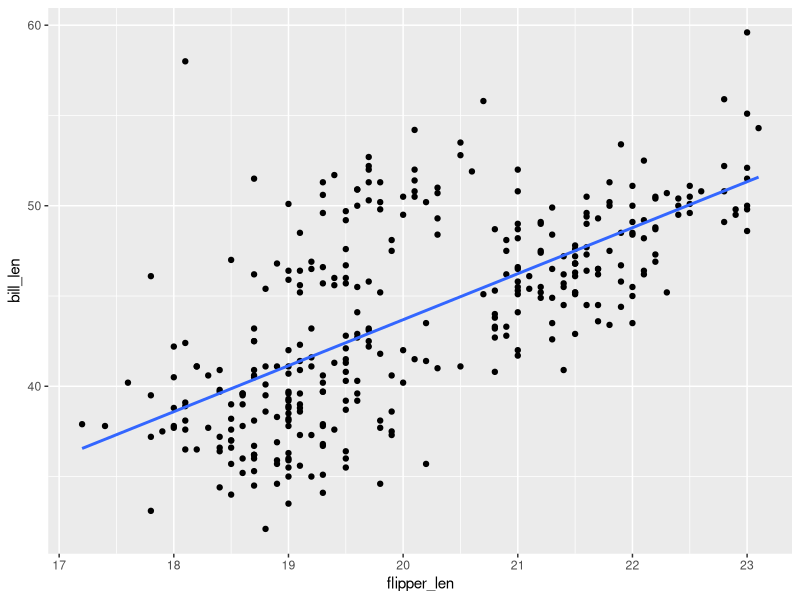
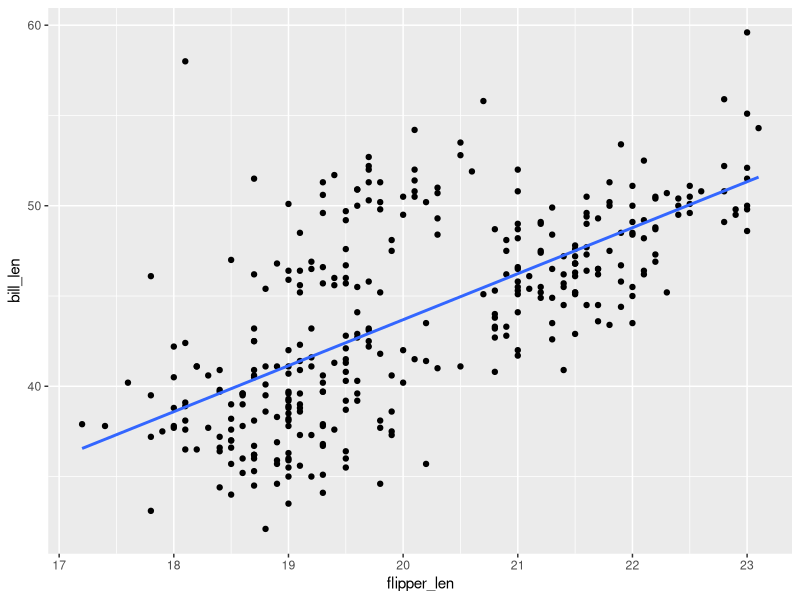
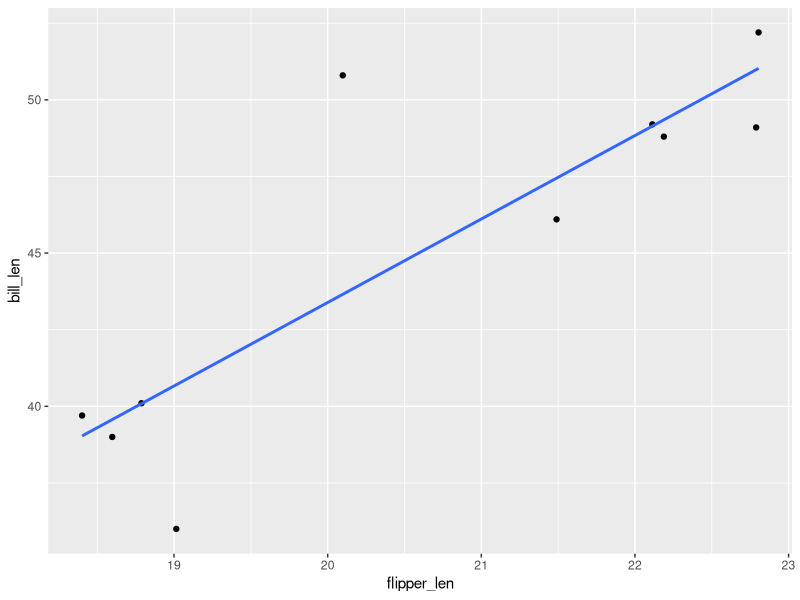
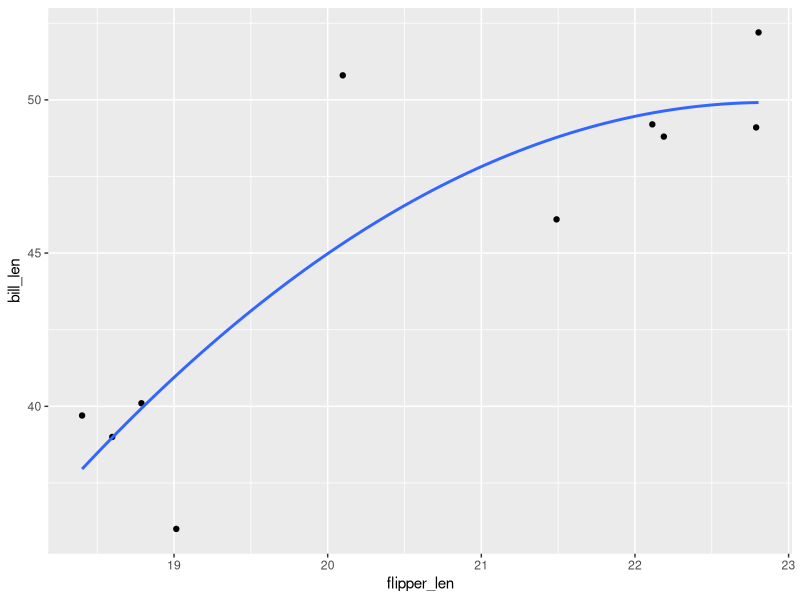
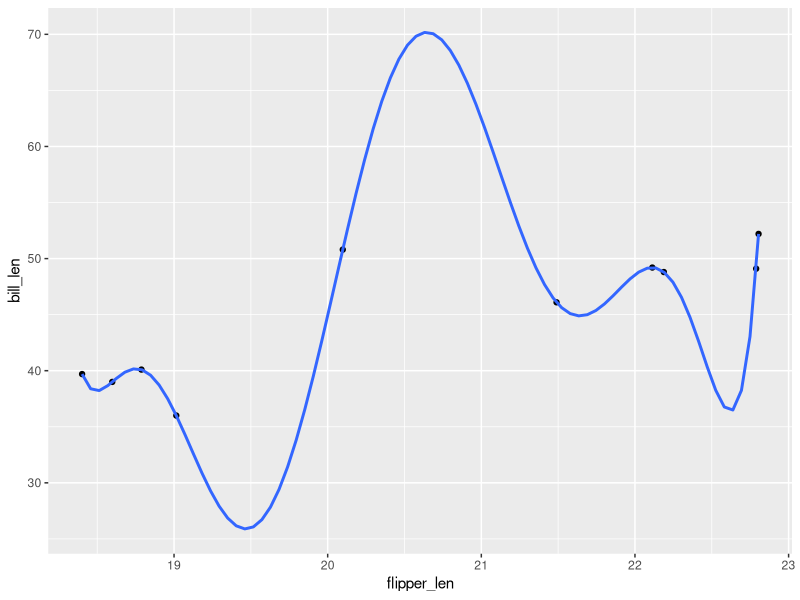
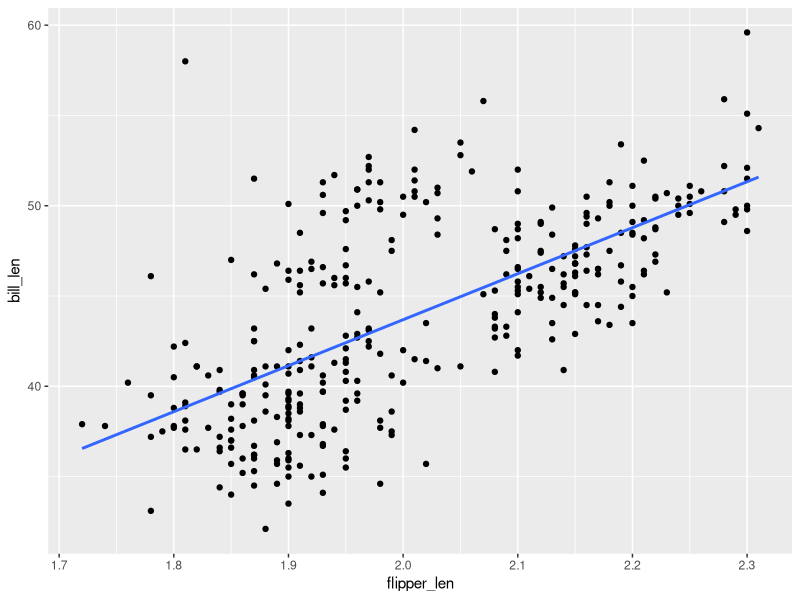
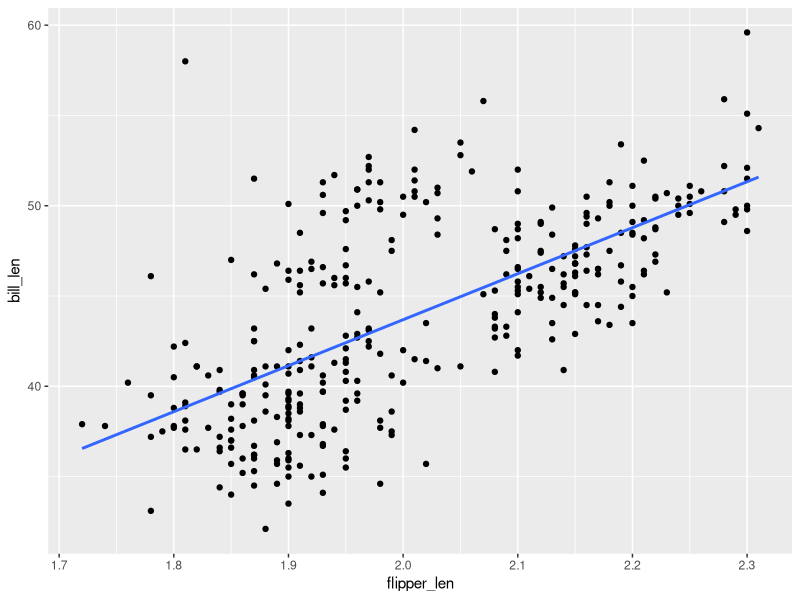
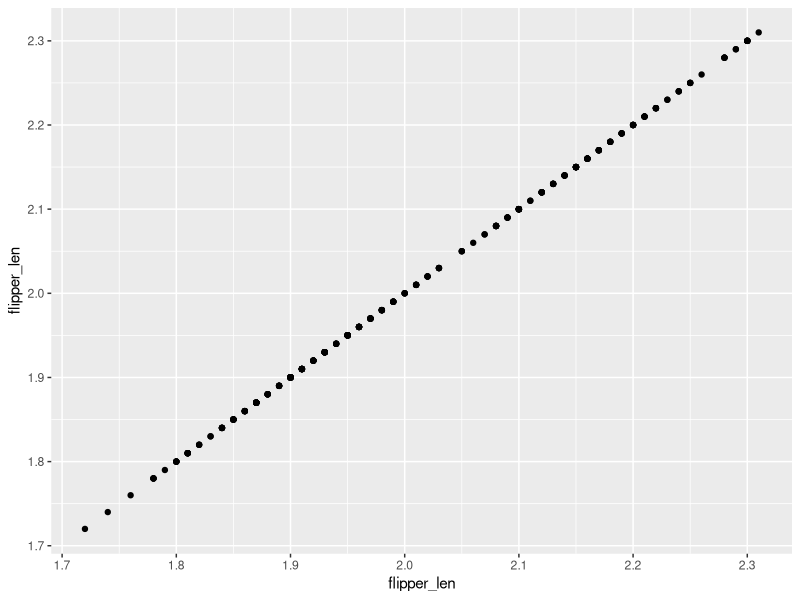

Source code (R) for these figures, in order:
## ---- chunk 1
#| include: false
knitr::opts_chunk$set(
  collapse = TRUE, 
  warning = FALSE,
  message = FALSE,
  error = TRUE,
  fig.height = 2.75, 
  fig.width = 4.25,
  fig.env = 'figure',
  fig.pos = 'h',
  fig.align = 'center')
## ---- chunk 2
# Load packages & data
library(tidyverse)
data(penguins)
## ---- chunk 3
penguins <- penguins %>% 
    mutate(flipper_len = flipper_len / 10)
## ---- chunk 4
penguin_model_1 <- lm(bill_len ~ flipper_len, penguins)
penguin_model_2 <- lm(bill_len ~ flipper_len, penguins)
penguin_model_3 <- lm(bill_len ~ flipper_len + flipper_len, penguins)
penguin_model_4 <- lm(bill_len ~ body_mass, penguins)
penguin_model_5 <- lm(bill_len ~ flipper_len + body_mass, penguins)
## ---- chunk 5
ggplot(penguins, aes(y = bill_len, x = flipper_len)) + 
    geom_point() +
    geom_smooth(method = "lm", se = FALSE)

ggplot(penguins, aes(y = bill_len, x = flipper_len)) + 
    geom_point() +
    geom_smooth(method = "lm", se = FALSE)
## ---- chunk 6
summary(penguin_model_1)$r.squared
summary(penguin_model_2)$r.squared
summary(penguin_model_3)$r.squared
## ---- chunk 7

## ---- chunk 8

## ---- chunk 9
# For illustration purposes only, take a sample of 10 penguins.
# We'll discuss this code later in the course!
set.seed(155)
penguins_small <- sample_n(penguins, size = 10) %>%
  mutate(flipper_len = jitter(flipper_len))
## ---- chunk 10
# A model with one predictor (flipper_len)
poly_mod_1 <- lm(bill_len ~ flipper_len, penguins_small)

# A model with two predictors (flipper_len and flipper_len^2)
poly_mod_2 <- lm(bill_len ~ poly(flipper_len, 2), penguins_small)

# A model with nine predictors (flipper_len, flipper_len^2, ... on up to flipper_len^9)
poly_mod_9 <- lm(bill_len ~ poly(flipper_len, 9), penguins_small)
## ---- chunk 11
summary(poly_mod_1)$r.squared
summary(poly_mod_2)$r.squared
summary(poly_mod_9)$r.squared
## ---- chunk 12
# A plot of model 1
ggplot(penguins_small, aes(y = bill_len, x = flipper_len)) + 
    geom_point() + 
    geom_smooth(method = "lm", se = FALSE)
## ---- chunk 13
# A plot of model 2
ggplot(penguins_small, aes(y = bill_len, x = flipper_len)) + 
    geom_point() + 
    geom_smooth(method = "lm", formula = y ~ poly(x, 2), se = FALSE)
## ---- chunk 14
# A plot of model 9
ggplot(penguins_small, aes(y = bill_len, x = flipper_len)) + 
    geom_point() + 
    geom_smooth(method = "lm", formula = y ~ poly(x, 9), se = FALSE)
## ---- chunk 15
example_1 <- lm(bill_len ~ species, penguins)
example_2 <- lm(bill_len ~ species + island, penguins)
## ---- chunk 16
# Load packages & data
library(tidyverse)
data(penguins)

penguins <- penguins %>% 
    mutate(flipper_len = flipper_len / 10)

penguin_model_1 <- lm(bill_len ~ flipper_len, penguins)
penguin_model_2 <- lm(bill_len ~ flipper_len, penguins)
penguin_model_3 <- lm(bill_len ~ flipper_len + flipper_len, penguins)
penguin_model_4 <- lm(bill_len ~ body_mass, penguins)
penguin_model_5 <- lm(bill_len ~ flipper_len + body_mass, penguins)
## ---- chunk 17
ggplot(penguins, aes(y = bill_len, x = flipper_len)) + 
    geom_point() +
    geom_smooth(method = "lm", se = FALSE)

ggplot(penguins, aes(y = bill_len, x = flipper_len)) + 
    geom_point() +
    geom_smooth(method = "lm", se = FALSE)
## ---- chunk 18
summary(penguin_model_1)$r.squared
summary(penguin_model_2)$r.squared
summary(penguin_model_3)$r.squared
## ---- chunk 19
ggplot(penguins, aes(x = flipper_len, y = flipper_len)) +
    geom_point()
## ---- chunk 20
ggplot(penguins, aes(x = flipper_len, y = body_mass)) +
    geom_point()
